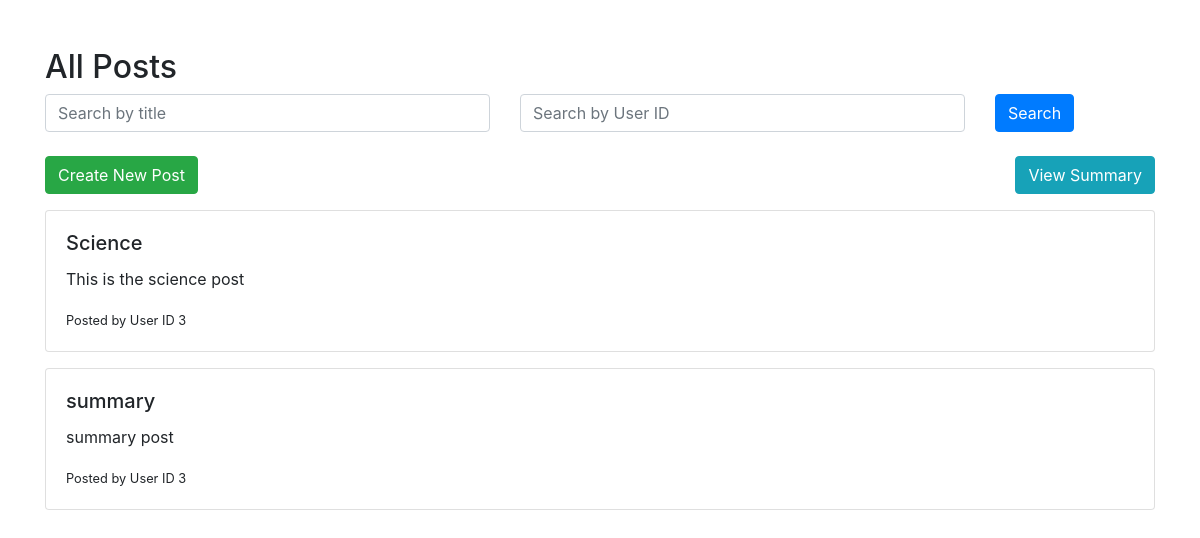
Page /posts on the earlier database version.
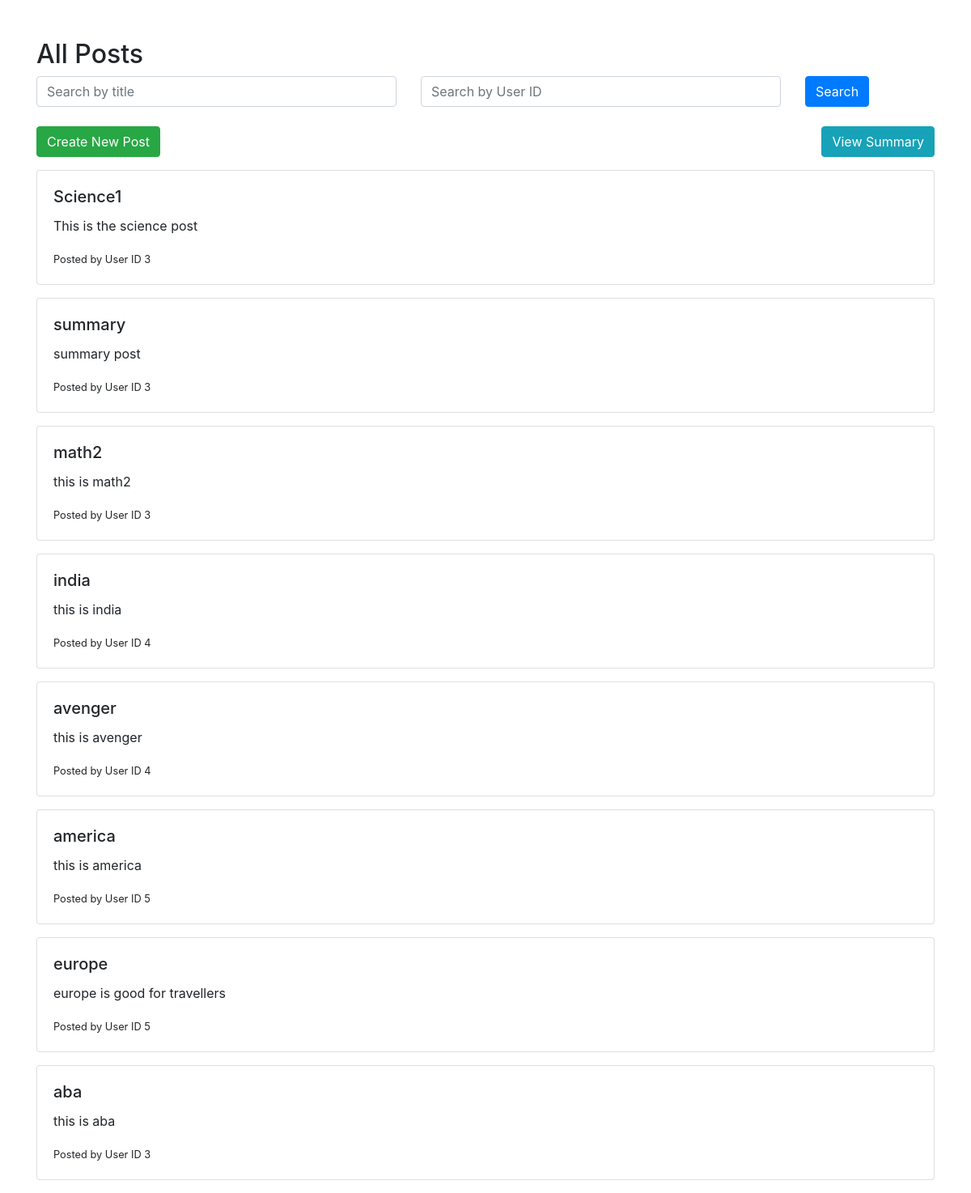
Same page on the later database version.
### models/models.py (models this page shows)
class Post(db.Model):
    __tablename__ = 'posts'
    id = db.Column(db.Integer, primary_key=True)
    title = db.Column(db.String(100), nullable=False)
    content = db.Column(db.Text, nullable=False)
    user_id = db.Column(db.Integer, db.ForeignKey('users.id'), nullable=False)
    flagged = db.Column(db.Boolean, default=False)

### controllers/controllers.py (the view)
@controllers.route('/posts')
def view_posts():
    posts = Post.query.all()
    return render_template('view_posts.html', posts=posts)

### templates/view_posts.html (shortened to what this page needs)
<!DOCTYPE html>
<html lang="en">
<head>
    <link href="https://stackpath.bootstrapcdn.com/bootstrap/4.5.2/css/bootstrap.min.css" rel="stylesheet">
</head>
<body>
    <div class="container mt-5">
        <h2>All Posts</h2>
        <form action="{{ url_for('controllers.search_posts') }}" method="GET" class="mb-4">
            <div class="row">
                <div class="col-md-5">
                    <input type="text" name="title" class="form-control" placeholder="Search by title" value="{{ request.args.get('title', '') }}">
                </div>
                <div class="col-md-5">
                    <input type="text" name="user_id" class="form-control" placeholder="Search by User ID" value="{{ request.args.get('user_id', '') }}">
                </div>
                <div class="col-md-2">
                    <button type="submit" class="btn btn-primary">Search</button>
                </div>
            </div>
        </form>
        <div class="d-flex justify-content-between mb-3">
            <a href="{{ url_for('controllers.create_post') }}" class="btn btn-success">Create New Post</a>
            <a href="{{ url_for('controllers.summary') }}" class="btn btn-info">View Summary</a>
        </div>
        {% if posts %}
            {% for post in posts %}
            <div class="card mb-3">
                <div class="card-body">
                    <h5 class="card-title">{{ post.title }}</h5>
                    <p class="card-text">{{ post.content }}</p>
                    <small>Posted by User ID {{ post.user_id }}</small>
                </div>
            </div>
            {% endfor %}
        {% else %}
            <p>No posts found.</p>
        {% endif %}
    </div>
</body>
</html>

Differences in the rows shown:
changed Post "This is the science post": title "Science" → "Science1"
added Post: title "math2", content "this is math2", user_id "3"
added Post: title "india", content "this is india", user_id "4"
added Post: title "avenger", content "this is avenger", user_id "4"
added Post: title "america", content "this is america", user_id "5"
added Post: title "europe", content "europe is good for travellers", user_id "5"
added Post: title "aba", content "this is aba", user_id "3"
